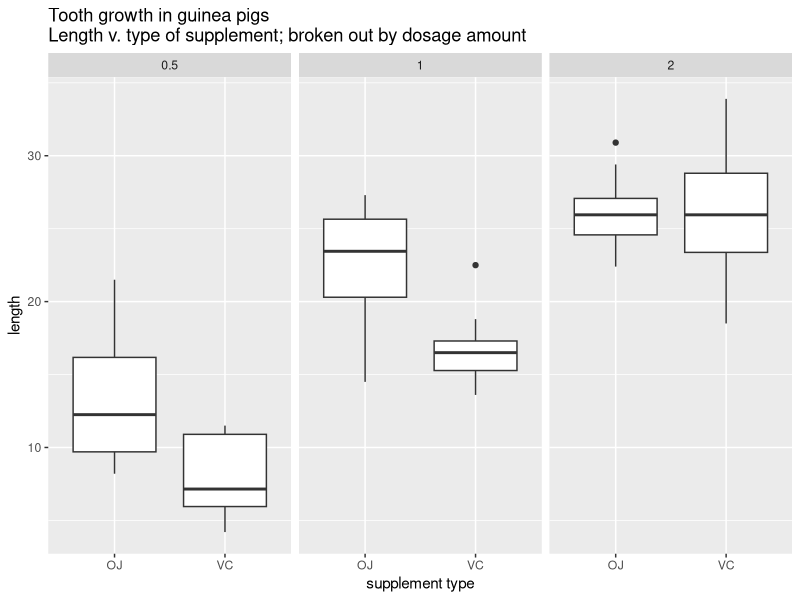

Reproduce this figure in R.
## ---- chunk 1
library(ggplot2)
data(ToothGrowth)
ggplot(ToothGrowth, aes(supp, len)) + geom_boxplot() + facet_grid(. ~ dose) + 
  labs(y = "length") + labs(x = "supplement type") + 
  labs(title = "Tooth growth in guinea pigs\nLength v. type of supplement; broken out by dosage amount")
## ---- chunk 2
vc_halfmg <- ToothGrowth[1:10,1]
oj_halfmg <- ToothGrowth[31:40,1]
diff_halfmg <- vc_halfmg - oj_halfmg

vc_onemg <- ToothGrowth[11:20,1]
oj_onemg <- ToothGrowth[41:50,1]
diff_onemg <- vc_onemg - oj_onemg

vc_twomg <- ToothGrowth[21:30,1]
oj_twomg <- ToothGrowth[51:60,1]
diff_twomg <- vc_twomg - oj_twomg
## ---- chunk 3
CI_halfmg <- t.test(diff_halfmg)$conf
pval_halfmg <- t.test(diff_halfmg)$p.value
## ---- chunk 4
CI_onemg <- t.test(diff_onemg)$conf
pval_onemg <- t.test(diff_onemg)$p.value
## ---- chunk 5
CI_twomg <- t.test(diff_twomg)$conf
pval_twomg <- t.test(diff_twomg)$p.value
